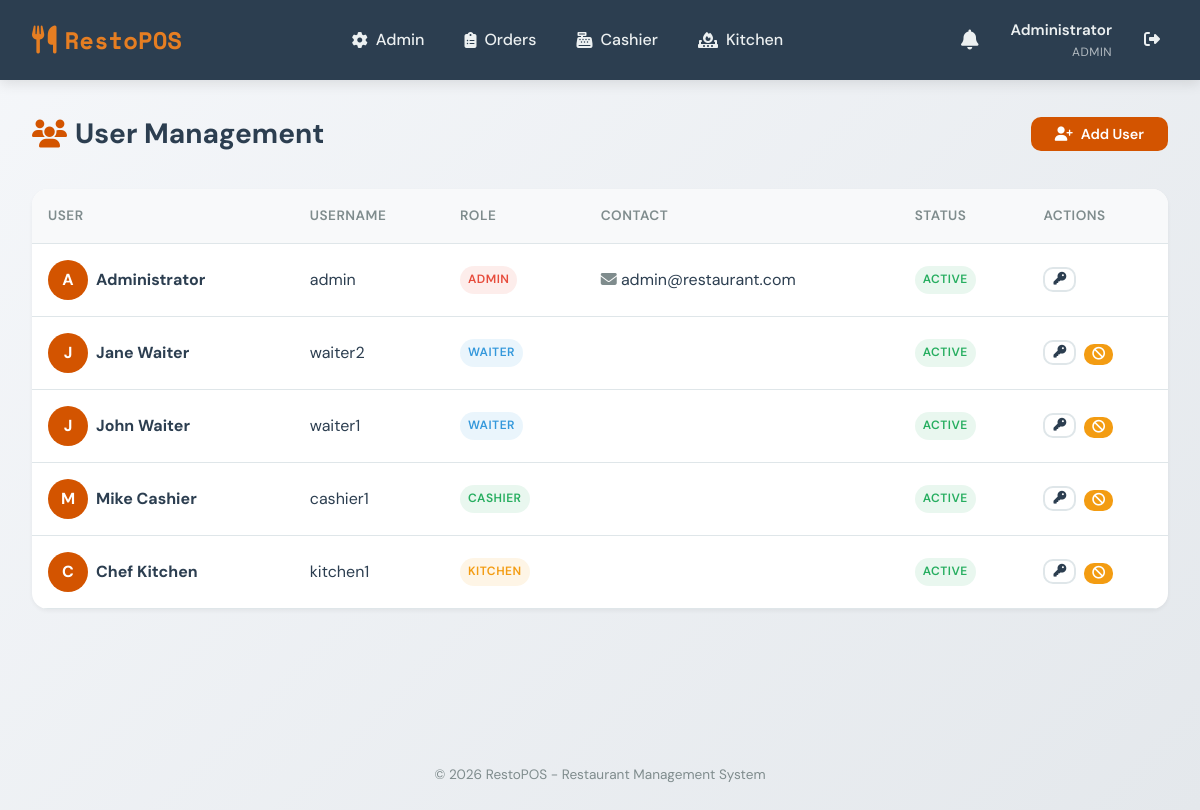
The page /admin/users.php (signed in) on the database its author committed.
### tables this page shows
CREATE TABLE `users` (
  `id` int NOT NULL,
  `username` varchar(50) NOT NULL,
  `password` varchar(255) NOT NULL,
  `full_name` varchar(100) NOT NULL,
  `role` enum('admin','waiter','cashier','kitchen') NOT NULL,
  `email` varchar(100) DEFAULT NULL,
  `phone` varchar(20) DEFAULT NULL,
  `active` tinyint(1) DEFAULT '1',
  `created_at` timestamp NULL DEFAULT CURRENT_TIMESTAMP,
  `updated_at` timestamp NULL DEFAULT CURRENT_TIMESTAMP ON UPDATE CURRENT_TIMESTAMP
);

### includes/functions.php (called while the page is built, shortened)
<?php
function getCurrentUser() {
    $pdo = getDBConnection();
    $stmt = $pdo->prepare("SELECT * FROM users WHERE id = ? AND active = 1");
    $stmt->execute([$_SESSION['user_id']]);
    return $stmt->fetch();
}
function hasRole($roles) {
    $user = getCurrentUser();
    return in_array($user['role'], $roles);
}
function requireRole($roles) {
    if (!hasRole($roles)) {
        header('Location: /unauthorized.php');
        exit;
    }
}
function sanitize($input) {
    return htmlspecialchars(trim($input), ENT_QUOTES, 'UTF-8');
}

### admin/users.php (the view, shortened to what this page needs)
<?php
require_once __DIR__ . '/../includes/functions.php';
requireRole(['admin']);
$pdo = getDBConnection();
$stmt = $pdo->query("SELECT * FROM users ORDER BY role, full_name");
$users = $stmt->fetchAll();
include __DIR__ . '/../includes/header.php';
?>
<div class="page-header">
    <h1><i class="fas fa-users"></i> User Management</h1>
    <button class="btn btn-primary" onclick="openModal('addUserModal')">
        <i class="fas fa-user-plus"></i> Add User
    </button>
</div>
<div class="card">
    <table class="data-table">
        <thead>
            <tr>
                <th>User</th>
                <th>Username</th>
                <th>Role</th>
                <th>Contact</th>
                <th>Status</th>
                <th>Actions</th>
            </tr>
        </thead>
        <tbody>
            <?php foreach ($users as $user): ?>
                <tr>
                    <td>
                        <div class="d-flex align-center gap-sm">
                            <div style="width: 40px; height: 40px; background: var(--primary); color: white; border-radius: 50%; display: flex; align-items: center; justify-content: center; font-weight: 700;">
                                <?= strtoupper(substr($user['full_name'], 0, 1)) ?>
                            </div>
                            <strong><?= htmlspecialchars($user['full_name']) ?></strong>
                        </div>
                    </td>
                    <td><?= htmlspecialchars($user['username']) ?></td>
                    <td>
                        <span class="badge badge-<?=
                            $user['role'] === 'admin' ? 'danger' :
                            ($user['role'] === 'waiter' ? 'info' :
                            ($user['role'] === 'cashier' ? 'success' : 'warning'))
                        ?>">
                            <?= ucfirst($user['role']) ?>
                        </span>
                    </td>
                    <td>
                        <?php if ($user['email']): ?>
                            <div><i class="fas fa-envelope text-muted"></i> <?= htmlspecialchars($user['email']) ?></div>
                        <?php endif; ?>
                    </td>
                    <td>
                        <?php if ($user['active']): ?>
                            <span class="badge badge-success">Active</span>
                        <?php else: ?>
                            <span class="badge badge-danger">Inactive</span>
                        <?php endif; ?>
                    </td>
                    <td>
                        <div class="d-flex gap-sm">
                            <button class="btn btn-sm btn-outline" onclick="openResetModal(<?= $user['id'] ?>, '<?= htmlspecialchars($user['username']) ?>')">
                                <i class="fas fa-key"></i>
                            </button>
                            <?php if ($user['id'] != $_SESSION['user_id']): ?>
                                <form method="POST" style="display: inline;">
                                    <button type="submit" class="btn btn-sm <?= $user['active'] ? 'btn-warning' : 'btn-success' ?>">
                                        <i class="fas fa-<?= $user['active'] ? 'ban' : 'check' ?>"></i>
                                    </button>
                                </form>
                            <?php endif; ?>
                        </div>
                    </td>
                </tr>
            <?php endforeach; ?>
        </tbody>
    </table>
</div>
<?php include __DIR__ . '/../includes/footer.php'; ?>

### includes/header.php (shortened to what this page needs)
<?php
$currentUser = getCurrentUser();
$currentPage = basename($_SERVER['PHP_SELF'], '.php');
?>
<!DOCTYPE html>
<html lang="en">
<head>
    <link rel="stylesheet" href="https://cdnjs.cloudflare.com/ajax/libs/font-awesome/6.4.0/css/all.min.css">
    <link rel="stylesheet" href="/assets/css/style.css">
</head>
<body class="role-<?= $currentUser['role'] ?? 'guest' ?>">
    <nav class="main-nav">
        <div class="nav-brand">
            <i class="fas fa-utensils"></i>
            <span>RestoPOS</span>
        </div>
        <?php if ($currentUser): ?>
        <div class="nav-links">
            <?php if (hasRole(['admin'])): ?>
                <a href="/admin/index.php" class="<?= strpos($currentPage, 'admin') !== false ? 'active' : '' ?>">
                    <i class="fas fa-cog"></i> Admin
                </a>
            <?php endif; ?>
            <?php if (hasRole(['admin', 'waiter'])): ?>
                <a href="/waiter/index.php" class="<?= strpos($currentPage, 'waiter') !== false || $currentPage === 'tables' ? 'active' : '' ?>">
                    <i class="fas fa-clipboard-list"></i> Orders
                </a>
            <?php endif; ?>
            <?php if (hasRole(['admin', 'cashier'])): ?>
                <a href="/cashier/index.php" class="<?= strpos($currentPage, 'cashier') !== false ? 'active' : '' ?>">
                    <i class="fas fa-cash-register"></i> Cashier
                </a>
            <?php endif; ?>
            <?php if (hasRole(['admin', 'kitchen'])): ?>
                <a href="/kitchen/index.php" class="<?= strpos($currentPage, 'kitchen') !== false ? 'active' : '' ?>">
                    <i class="fas fa-fire-burner"></i> Kitchen
                </a>
            <?php endif; ?>
        </div>
        <div class="nav-user">
            <div class="notifications-bell" id="notificationsBell">
                <i class="fas fa-bell"></i>
            </div>
            <div class="user-info">
                <span class="user-name"><?= sanitize($currentUser['full_name']) ?></span>
                <span class="user-role"><?= ucfirst($currentUser['role']) ?></span>
            </div>
            <a href="/logout.php" class="btn-logout" title="Logout">
                <i class="fas fa-sign-out-alt"></i>
            </a>
        </div>
        <?php else: ?>
        <div class="nav-links">
            <a href="/login.php">Login</a>
        </div>
        <?php endif; ?>
    </nav>
    <main class="main-content">

### rows shown on the page
users: full_name "Administrator", role "ADMIN", full_name "A", username "admin", email "admin@restaurant.com", active "ACTIVE"
users: full_name "J", full_name "Jane Waiter", username "waiter2", role "WAITER", active "ACTIVE"
users: full_name "J", full_name "John Waiter", username "waiter1", role "WAITER", active "ACTIVE"
users: full_name "M", full_name "Mike Cashier", username "cashier1", role "CASHIER", active "ACTIVE"
users: full_name "C", full_name "Chef Kitchen", username "kitchen1", role "KITCHEN", active "ACTIVE"
